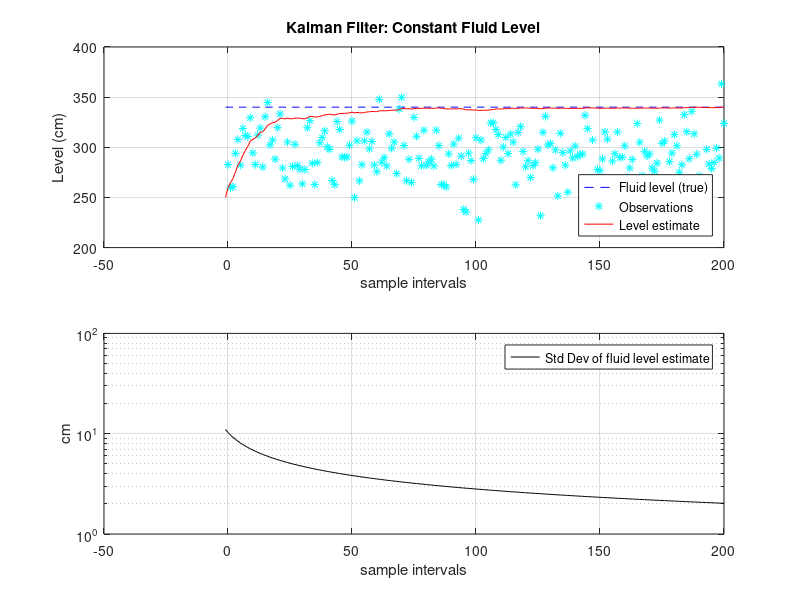

Reproduce this figure in MATLAB.
% kalman_dc
% 
% Simulation parameters
rho = 0.874;        % Density of benzene, g/cm^3
cst_p = 0.98*rho;   % Measurement constant, in mbar/cm
mean_s = 250;       % Initial guess of fluid level, in cm
var_s = 11^2;       % Variance of initial guess, in cm^2
var_v = 25^2;       % Variance of measurement errors, in mbar^2
N = 200;            % Number of iterations (total measurements = N+1)

% Initialization
s = 340;                  % True fluid level, in cm
s_est = zeros(1,N+2);     % Allocate memory for state estimate
s_est(1) = mean_s;        % Initialize state estimate
cov_est = zeros(1,N+2);   % Allocate memory for estimation error covariance
cov_est(1) = var_s;       % Initialize estimation error covariance
state = zeros(1,N+2);     % Allocate memory for system state
state(1) = s;             % Initialize system state
x = zeros(1,N+2);         % Allocate memory for observations

% Execution
for n = 2:N+2
    % System state (constant)
    state(n) = s;
    
    % Observation
    x(n) = cst_p*state(n) + sqrt(var_v)*randn;
    
    % Kalman filter
    s_pred = s_est(n-1);                                              % State prediction, in cm
    cov_pred = cov_est(n-1);                                          % Prediction error covariance, in cm^2
    Kgain = cov_pred*cst_p / (cst_p^2*cov_pred + var_v);             % Kalman gain
    s_est(n) = s_pred + Kgain*(x(n) - cst_p*s_pred);                % State estimate, in cm
    cov_est(n) = (1 - Kgain*cst_p)*cov_pred;                        % Estimation error covariance, in cm^2
end

% Plot results
subplot(211)
plot(-1:N,state,'b--',0:N,x(2:N+2),'c*',-1:N,s_est,'r-');
xlabel('sample intervals');
ylabel('Level (cm)');
legend('Fluid level (true)','Observations','Level estimate','Location','SouthEast')
title('Kalman Filter: Constant Fluid Level')
grid on

subplot(212)
semilogy(-1:N,sqrt(cov_est),'k');
xlabel('sample intervals');
ylabel('cm');
legend('Std Dev of fluid level estimate')
grid on
